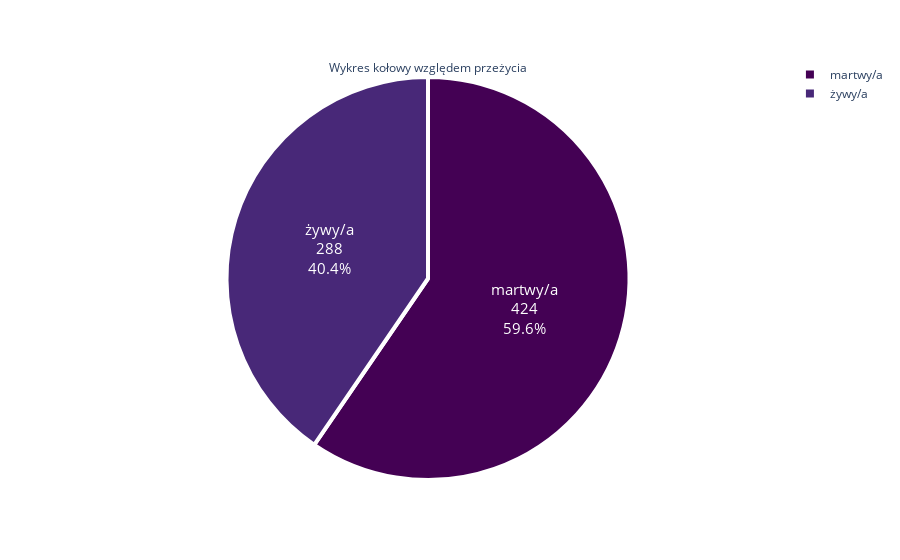

The notebook cell this image was saved under:
### Code cell
WykrKolowy([424,288],['martwy/a','żywy/a'],'Wykres kołowy względem przeżycia')

### Figure 1 — Plotly figure (JSON) as saved in the notebook; plotly's stock layout.template omitted (floating-point values rounded to 4 significant figures)
{"data": [{"domain": {"x": [0, 1], "y": [0, 1]}, "hovertemplate": "label=%{label}<br>value=%{value}<extra></extra>", "labels": ["martwy/a", "żywy/a"], "legendgroup": "", "marker": {"line": {"color": "#FFFFFF", "width": 4}}, "name": "", "showlegend": true, "textfont": {"size": 15}, "textinfo": "percent+label+value", "textposition": "inside", "title": {"text": "Wykres kołowy względem przeżycia"}, "type": "pie", "values": [424, 288]}], "layout": {"legend": {"tracegroupgap": 0}, "margin": {"t": 60}, "piecolorway": ["#440154", "#482878", "#3e4989", "#31688e", "#26828e", "#1f9e89", "#35b779", "#6ece58", "#b5de2b", "#fde725"]}}
